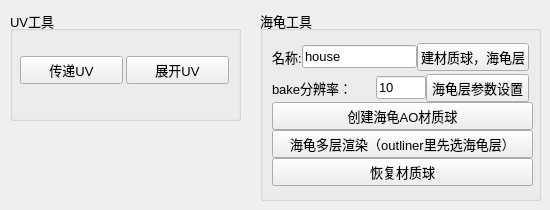
    <widget class="QWidget" name="Turtle">
     <attribute name="title">
      <string>海龟Bake工具</string>
     </attribute>
     <widget class="QGroupBox" name="RenderLayer_2">
      <property name="enabled">
       <bool>true</bool>
      </property>
      <property name="geometry">
       <rect>
        <x>10</x>
        <y>10</y>
        <width>231</width>
        <height>111</height>
       </rect>
      </property>
      <property name="font">
       <font>
        <pointsize>10</pointsize>
       </font>
      </property>
      <property name="title">
       <string>UV工具</string>
      </property>
      <widget class="QWidget" name="gridLayoutWidget_4">
       <property name="geometry">
        <rect>
         <x>10</x>
         <y>20</y>
         <width>209</width>
         <height>81</height>
        </rect>
       </property>
       <layout class="QGridLayout" name="gridLayout_4">
        <property name="horizontalSpacing">
         <number>3</number>
        </property>
        <property name="verticalSpacing">
         <number>1</number>
        </property>
        <item row="0" column="0">
         <widget class="QPushButton" name="pushButton_30">
          <property name="enabled">
           <bool>true</bool>
          </property>
          <property name="text">
           <string>传递UV</string>
          </property>
          <property name="-command" stdset="0">
           <string>&quot;source \&quot;//file-cluster/GDC/Resource/Support/Maya/projects/Ninjago/nj_BakeToolsCMD.mel\&quot;;nj_BakeToolsCMD_TransferUV;&quot;</string>
          </property>
         </widget>
        </item>
        <item row="0" column="1">
         <widget class="QPushButton" name="pushButton_33">
          <property name="enabled">
           <bool>true</bool>
          </property>
          <property name="text">
           <string>展开UV</string>
          </property>
          <property name="-command" stdset="0">
           <string>&quot;source \&quot;//file-cluster/GDC/Resource/Support/Maya/projects/Ninjago/nj_BakeToolsCMD.mel\&quot;;nj_BakeToolsCMD_ExtendUV_Window;&quot;</string>
          </property>
         </widget>
        </item>
       </layout>
      </widget>
     </widget>
     <widget class="QGroupBox" name="RenderLayer_3">
      <property name="enabled">
       <bool>true</bool>
      </property>
      <property name="geometry">
       <rect>
        <x>260</x>
        <y>10</y>
        <width>281</width>
        <height>191</height>
       </rect>
      </property>
      <property name="font">
       <font>
        <pointsize>10</pointsize>
       </font>
      </property>
      <property name="title">
       <string>海龟工具</string>
      </property>
      <layout class="QGridLayout" name="gridLayout">
       <property name="verticalSpacing">
        <number>0</number>
       </property>
       <item row="2" column="0">
        <layout class="QGridLayout" name="gridLayout_6">
         <item row="2" column="0">
          <widget class="QPushButton" name="pushButton_39">
           <property name="enabled">
            <bool>true</bool>
           </property>
           <property name="minimumSize">
            <size>
             <width>261</width>
             <height>0</height>
            </size>
           </property>
           <property name="text">
            <string>海龟多层渲染（outliner里先选海龟层）</string>
           </property>
           <property name="-command" stdset="0">
            <string>&quot;source \&quot;//file-cluster/GDC/Resource/Support/Maya/projects/Ninjago/nj_BakeToolsCMD.mel\&quot;;nj_BakeToolsCMD_BatchRenderIlr;&quot;</string>
           </property>
          </widget>
         </item>
         <item row="0" column="0">
          <layout class="QHBoxLayout" name="horizontalLayout">
           <item>
            <widget class="QLabel" name="label">
             <property name="text">
              <string>bake分辨率：</string>
             </property>
            </widget>
           </item>
           <item>
            <widget class="QLineEdit" name="nj_BakeTools_IlrBakeSize">
             <property name="maximumSize">
              <size>
               <width>50</width>
               <height>16777215</height>
              </size>
             </property>
             <property name="text">
              <string>10</string>
             </property>
            </widget>
           </item>
           <item>
            <widget class="QPushButton" name="pushButton_40">
             <property name="enabled">
              <bool>true</bool>
             </property>
             <property name="text">
              <string>海龟层参数设置</string>
             </property>
             <property name="-command" stdset="0">
              <string>&quot;source \&quot;//file-cluster/GDC/Resource/Support/Maya/projects/Ninjago/nj_BakeToolsCMD.mel\&quot;;nj_BakeToolsCMD_IlrSetup;&quot;</string>
             </property>
            </widget>
           </item>
          </layout>
         </item>
         <item row="1" column="0">
          <widget class="QPushButton" name="pushButton_42">
           <property name="enabled">
            <bool>true</bool>
           </property>
           <property name="minimumSize">
            <size>
             <width>261</width>
             <height>0</height>
            </size>
           </property>
           <property name="text">
            <string>创建海龟AO材质球</string>
           </property>
           <property name="-command" stdset="0">
            <string>&quot;source \&quot;//file-cluster/GDC/Resource/Support/Maya/projects/Ninjago/nj_BakeToolsCMD.mel\&quot;;nj_BakeToolsCMD_CreateAO;&quot;</string>
           </property>
          </widget>
         </item>
         <item row="3" column="0">
          <widget class="QPushButton" name="pushButton_43">
           <property name="enabled">
            <bool>true</bool>
           </property>
           <property name="minimumSize">
            <size>
             <width>261</width>
             <height>0</height>
            </size>
           </property>
           <property name="text">
            <string>恢复材质球</string>
           </property>
           <property name="-command" stdset="0">
            <string>&quot;source \&quot;//file-cluster/GDC/Resource/Support/Maya/projects/Ninjago/nj_BakeToolsCMD.mel\&quot;;nj_BakeToolsCMD_ShadeComeBack;&quot;</string>
           </property>
          </widget>
         </item>
        </layout>
       </item>
       <item row="0" column="0">
        <layout class="QHBoxLayout" name="horizontalLayout_2">
         <item>
          <widget class="QLabel" name="label_2">
           <property name="text">
            <string>名称:</string>
           </property>
          </widget>
         </item>
         <item>
          <widget class="QLineEdit" name="nj_BakeTools_IlrCreateShade">
           <property name="maximumSize">
            <size>
             <width>200</width>
             <height>16777215</height>
            </size>
           </property>
           <property name="text">
            <string>house</string>
           </property>
          </widget>
         </item>
         <item>
          <widget class="QPushButton" name="pushButton_41">
           <property name="enabled">
            <bool>true</bool>
           </property>
           <property name="text">
            <string>建材质球，海龟层</string>
           </property>
           <property name="-command" stdset="0">
            <string>&quot;source \&quot;//file-cluster/GDC/Resource/Support/Maya/projects/Ninjago/nj_BakeToolsCMD.mel\&quot;;nj_BakeToolsCMD_IlrCreateShade;&quot;</string>
           </property>
          </widget>
         </item>
        </layout>
       </item>
      </layout>
     </widget>
    </widget>
